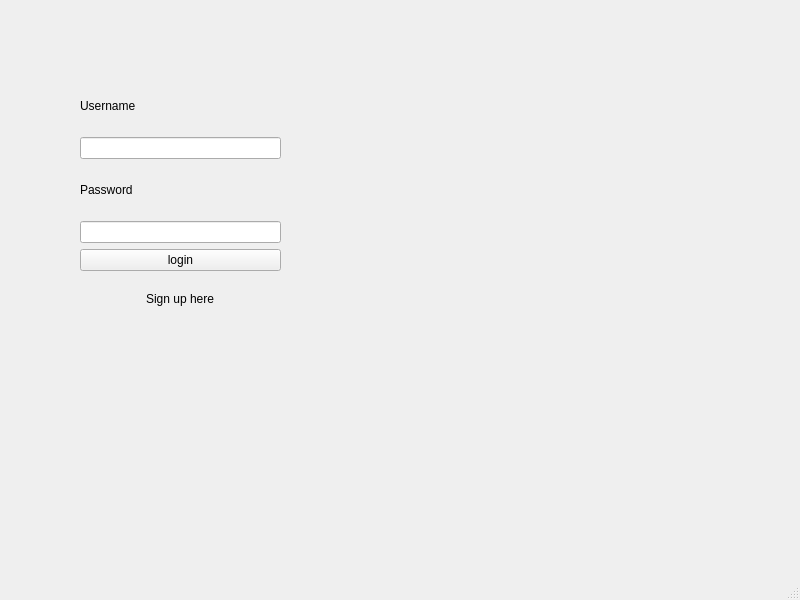
<?xml version="1.0" encoding="UTF-8"?>
<ui version="4.0">
 <class>login</class>
 <widget class="QMainWindow" name="login">
  <property name="geometry">
   <rect>
    <x>0</x>
    <y>0</y>
    <width>800</width>
    <height>600</height>
   </rect>
  </property>
  <property name="windowTitle">
   <string>login</string>
  </property>
  <widget class="QWidget" name="centralwidget">
   <widget class="QLabel" name="textdis">
    <property name="geometry">
     <rect>
      <x>80</x>
      <y>40</y>
      <width>211</width>
      <height>16</height>
     </rect>
    </property>
    <property name="text">
     <string/>
    </property>
   </widget>
   <widget class="QPushButton" name="pushButton">
    <property name="geometry">
     <rect>
      <x>140</x>
      <y>290</y>
      <width>80</width>
      <height>18</height>
     </rect>
    </property>
    <property name="styleSheet">
     <string notr="true">border:1px solid transparent;</string>
    </property>
    <property name="text">
     <string>Sign up here</string>
    </property>
   </widget>
   <widget class="QWidget" name="">
    <property name="geometry">
     <rect>
      <x>80</x>
      <y>80</y>
      <width>201</width>
      <height>191</height>
     </rect>
    </property>
    <layout class="QVBoxLayout" name="verticalLayout_3">
     <item>
      <layout class="QVBoxLayout" name="verticalLayout">
       <item>
        <widget class="QLabel" name="label">
         <property name="text">
          <string>Username</string>
         </property>
        </widget>
       </item>
       <item>
        <widget class="QLineEdit" name="username"/>
       </item>
      </layout>
     </item>
     <item>
      <layout class="QVBoxLayout" name="verticalLayout_2">
       <item>
        <widget class="QLabel" name="label_2">
         <property name="text">
          <string>Password</string>
         </property>
        </widget>
       </item>
       <item>
        <widget class="QLineEdit" name="password"/>
       </item>
      </layout>
     </item>
     <item>
      <widget class="QPushButton" name="logbut">
       <property name="text">
        <string>login</string>
       </property>
      </widget>
     </item>
    </layout>
   </widget>
  </widget>
  <widget class="QMenuBar" name="menubar">
   <property name="geometry">
    <rect>
     <x>0</x>
     <y>0</y>
     <width>800</width>
     <height>17</height>
    </rect>
   </property>
  </widget>
  <widget class="QStatusBar" name="statusbar"/>
 </widget>
 <resources/>
 <connections>
  <connection>
   <sender>password</sender>
   <signal>returnPressed()</signal>
   <receiver>logbut</receiver>
   <slot>click()</slot>
   <hints>
    <hint type="sourcelabel">
     <x>163</x>
     <y>256</y>
    </hint>
    <hint type="destinationlabel">
     <x>163</x>
     <y>283</y>
    </hint>
   </hints>
  </connection>
 </connections>
</ui>
